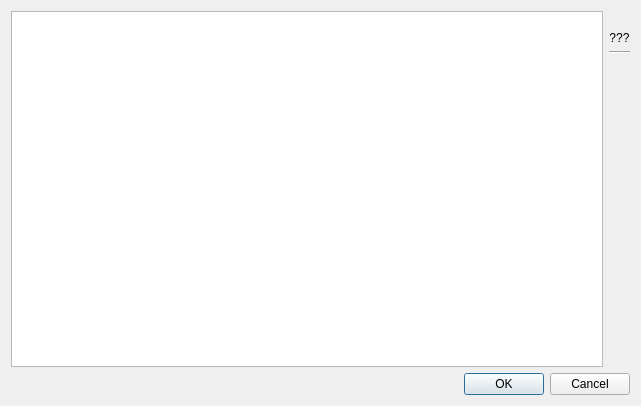
<?xml version="1.0" encoding="UTF-8"?>
<ui version="4.0">
 <class>TextureDialog</class>
 <widget class="QDialog" name="TextureDialog">
  <property name="geometry">
   <rect>
    <x>0</x>
    <y>0</y>
    <width>641</width>
    <height>406</height>
   </rect>
  </property>
  <property name="windowTitle">
   <string>Dialog</string>
  </property>
  <layout class="QVBoxLayout" name="verticalLayout_2">
   <item>
    <layout class="QHBoxLayout" name="horizontalLayout">
     <item>
      <widget class="QListWidget" name="listWidget">
       <property name="dragDropMode">
        <enum>QAbstractItemView::NoDragDrop</enum>
       </property>
       <property name="selectionMode">
        <enum>QAbstractItemView::SingleSelection</enum>
       </property>
       <property name="resizeMode">
        <enum>QListView::Adjust</enum>
       </property>
       <property name="viewMode">
        <enum>QListView::IconMode</enum>
       </property>
       <property name="sortingEnabled">
        <bool>true</bool>
       </property>
      </widget>
     </item>
     <item>
      <layout class="QVBoxLayout" name="verticalLayout">
       <item>
        <widget class="QLabel" name="preview">
         <property name="text">
          <string/>
         </property>
        </widget>
       </item>
       <item>
        <widget class="QLabel" name="name">
         <property name="text">
          <string>???</string>
         </property>
         <property name="alignment">
          <set>Qt::AlignCenter</set>
         </property>
        </widget>
       </item>
       <item>
        <widget class="Line" name="line">
         <property name="orientation">
          <enum>Qt::Horizontal</enum>
         </property>
        </widget>
       </item>
       <item>
        <spacer name="verticalSpacer">
         <property name="orientation">
          <enum>Qt::Vertical</enum>
         </property>
         <property name="sizeHint" stdset="0">
          <size>
           <width>20</width>
           <height>40</height>
          </size>
         </property>
        </spacer>
       </item>
      </layout>
     </item>
    </layout>
   </item>
   <item>
    <widget class="QDialogButtonBox" name="buttonBox">
     <property name="orientation">
      <enum>Qt::Horizontal</enum>
     </property>
     <property name="standardButtons">
      <set>QDialogButtonBox::Cancel|QDialogButtonBox::Ok</set>
     </property>
    </widget>
   </item>
  </layout>
 </widget>
 <resources/>
 <connections>
  <connection>
   <sender>buttonBox</sender>
   <signal>accepted()</signal>
   <receiver>TextureDialog</receiver>
   <slot>accept()</slot>
   <hints>
    <hint type="sourcelabel">
     <x>248</x>
     <y>254</y>
    </hint>
    <hint type="destinationlabel">
     <x>157</x>
     <y>274</y>
    </hint>
   </hints>
  </connection>
  <connection>
   <sender>buttonBox</sender>
   <signal>rejected()</signal>
   <receiver>TextureDialog</receiver>
   <slot>reject()</slot>
   <hints>
    <hint type="sourcelabel">
     <x>316</x>
     <y>260</y>
    </hint>
    <hint type="destinationlabel">
     <x>286</x>
     <y>274</y>
    </hint>
   </hints>
  </connection>
 </connections>
</ui>
